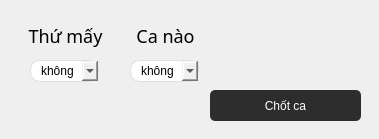
<?xml version="1.0" encoding="UTF-8"?>
<ui version="4.0">
 <class>Dialog</class>
 <widget class="QDialog" name="Dialog">
  <property name="geometry">
   <rect>
    <x>0</x>
    <y>0</y>
    <width>379</width>
    <height>139</height>
   </rect>
  </property>
  <property name="windowTitle">
   <string>Dialog</string>
  </property>
  <widget class="QLabel" name="label">
   <property name="geometry">
    <rect>
     <x>20</x>
     <y>20</y>
     <width>91</width>
     <height>31</height>
    </rect>
   </property>
   <property name="font">
    <font>
     <family>Montserrat</family>
     <pointsize>-1</pointsize>
    </font>
   </property>
   <property name="styleSheet">
    <string notr="true">QLabel {
	font-family: &quot;Montserrat&quot;;
	font-size:18px;
}</string>
   </property>
   <property name="text">
    <string>Thứ mấy</string>
   </property>
   <property name="alignment">
    <set>Qt::AlignCenter</set>
   </property>
  </widget>
  <widget class="QLabel" name="label_2">
   <property name="geometry">
    <rect>
     <x>130</x>
     <y>20</y>
     <width>71</width>
     <height>31</height>
    </rect>
   </property>
   <property name="font">
    <font>
     <family>Montserrat</family>
     <pointsize>-1</pointsize>
    </font>
   </property>
   <property name="styleSheet">
    <string notr="true">QLabel {
	font-family: &quot;Montserrat&quot;;
	font-size:18px;
}</string>
   </property>
   <property name="text">
    <string>Ca nào</string>
   </property>
   <property name="alignment">
    <set>Qt::AlignCenter</set>
   </property>
  </widget>
  <widget class="QComboBox" name="comboBox">
   <property name="geometry">
    <rect>
     <x>30</x>
     <y>60</y>
     <width>69</width>
     <height>22</height>
    </rect>
   </property>
   <property name="styleSheet">
    <string notr="true">QComboBox {
	padding-left:10px;
	border-radius: 10px;
	border: 1px solid #dfdfdf;
}</string>
   </property>
   <item>
    <property name="text">
     <string>không</string>
    </property>
   </item>
   <item>
    <property name="text">
     <string>Hai</string>
    </property>
   </item>
   <item>
    <property name="text">
     <string>Ba</string>
    </property>
   </item>
   <item>
    <property name="text">
     <string>Tư</string>
    </property>
   </item>
   <item>
    <property name="text">
     <string>Năm</string>
    </property>
   </item>
   <item>
    <property name="text">
     <string>Sáu</string>
    </property>
   </item>
  </widget>
  <widget class="QComboBox" name="comboBox_2">
   <property name="geometry">
    <rect>
     <x>130</x>
     <y>60</y>
     <width>69</width>
     <height>22</height>
    </rect>
   </property>
   <property name="styleSheet">
    <string notr="true">QComboBox {
	padding-left:10px;
	border-radius: 10px;
	border: 1px solid #dfdfdf;
}</string>
   </property>
   <item>
    <property name="text">
     <string>không</string>
    </property>
   </item>
   <item>
    <property name="text">
     <string>Sáng</string>
    </property>
   </item>
   <item>
    <property name="text">
     <string>Chiều</string>
    </property>
   </item>
   <item>
    <property name="text">
     <string>Đêm 1</string>
    </property>
   </item>
   <item>
    <property name="text">
     <string>Đêm 2</string>
    </property>
   </item>
  </widget>
  <widget class="QPushButton" name="pushButton_38">
   <property name="geometry">
    <rect>
     <x>210</x>
     <y>90</y>
     <width>151</width>
     <height>31</height>
    </rect>
   </property>
   <property name="cursor">
    <cursorShape>PointingHandCursor</cursorShape>
   </property>
   <property name="styleSheet">
    <string notr="true">QPushButton {
	font: 11pt &quot;Monteserrat&quot;;
	color: white				;
	border-radius: 5px;
	background-color: #2D2D2D; 
}</string>
   </property>
   <property name="text">
    <string>Chốt ca</string>
   </property>
  </widget>
 </widget>
 <resources/>
 <connections/>
</ui>
